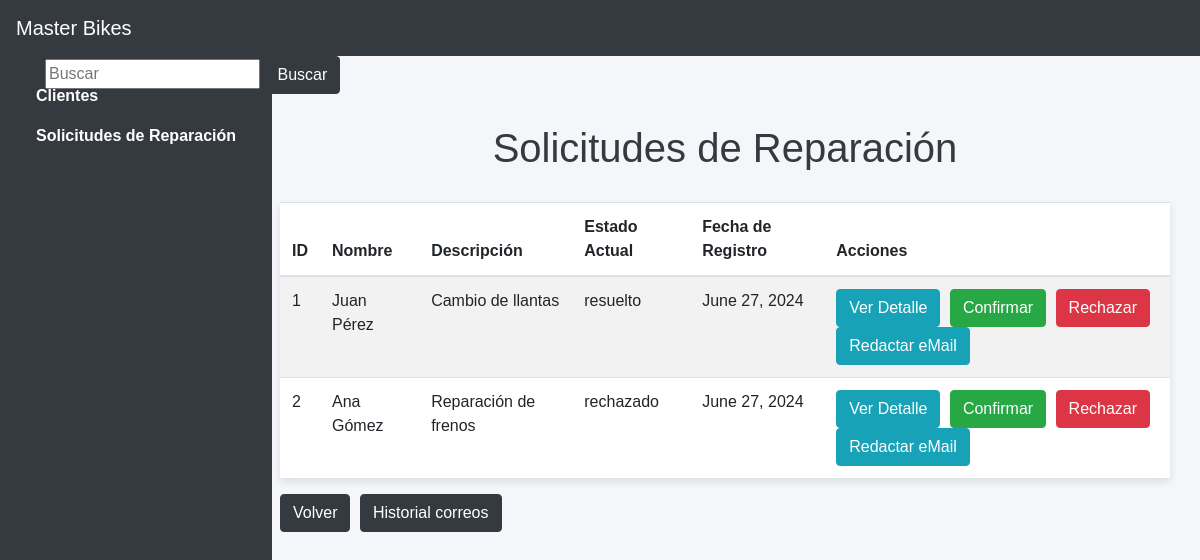
/solicitudes/, run on the app's committed database.
### mainapp/models.py (models this page shows, shortened)
class Solicitud(models.Model):
    ESTADO_CHOICES = [
        ('pendiente', 'Pendiente'),
        ('resuelto', 'Resuelto'),
        ('rechazado', 'Rechazado'),
    ]
    cliente = models.ForeignKey(Cliente, on_delete=models.CASCADE)
    descripcion = models.TextField()
    estado_actual = models.CharField(max_length=10, choices=ESTADO_CHOICES)
    fecha_registro = models.DateField(auto_now_add=True)

class Cliente(models.Model):
    nombre = models.CharField(max_length=100)
    telefono = models.CharField(max_length=20)
    email = models.EmailField()

### mainapp/views.py (the view)
# urls.py: path('solicitudes/', views.solicitudes, name='solicitudes'),
def solicitudes(request):
    solicitudes = Solicitud.objects.all()
    busqueda = request.GET.get('q')
    if busqueda:
        solicitudes = Solicitud.objects.filter(
            Q(cliente__nombre__icontains=busqueda) |
            Q(descripcion__icontains=busqueda)
        )
    return render(request, 'solicitudes.html', {'solicitudes': solicitudes})

### mainapp/templates/solicitudes.html (shortened to what this page needs)
<!DOCTYPE html>
<html>
<head>
    <link href="https://stackpath.bootstrapcdn.com/bootstrap/4.5.2/css/bootstrap.min.css" rel="stylesheet">
</head>
<body>
    <nav class="navbar navbar-expand-lg">
        <a class="navbar-brand" href="#">Master Bikes</a>
    </nav>
    <div class="sidebar">
        <nav class="nav flex-column">
            <a class="nav-link" href="{% url 'clientes' %}">Clientes</a>
            <a class="nav-link" href="{% url 'solicitudes' %}">Solicitudes de Reparación</a>
        </nav>
    </div>
    <div class="container">
        <div class="row">
            <div class="col-md-12 search">
                <form method="get">
                    <div id="busqueda">
                        <input type="text" name="q" placeholder="Buscar" value="{{ busqueda }}">
                        <button type="submit" class="btn btn-primary">Buscar</button>
                    </div>
                </form>
            </div>
        </div>
    </div>
    <div class="content">
        <h1>Solicitudes de Reparación</h1>
        <table class="table table-striped">
            <thead>
                <tr>
                    <th>ID</th>
                    <th>Nombre</th>
                    <th>Descripción</th>
                    <th>Estado Actual</th>
                    <th>Fecha de Registro</th>
                    <th>Acciones</th>
                </tr>
            </thead>
            <tbody>
                {% for solicitud in solicitudes %}
                <tr>
                    <td>{{ solicitud.id }}</td>
                    <td>{{ solicitud.cliente.nombre }}</td>
                    <td>{{ solicitud.descripcion }}</td>
                    <td>{{ solicitud.estado_actual }}</td>
                    <td>{{ solicitud.fecha_registro }}</td>
                    <td>
                        <a class="btn btn-info" href="{% url 'detalle_solicitud' solicitud.id %}">Ver Detalle</a>
                        <a class="btn btn-success" href="{% url 'confirmar_solicitud' solicitud.id %}">Confirmar</a>
                        <a class="btn btn-danger" href="{% url 'rechazar_solicitud' solicitud.id %}">Rechazar</a>
                        <a href="{% url 'enviar_correo' %}" class="btn btn-info">Redactar eMail</a>
                    </td>
                </tr>
                {% endfor %}
            </tbody>
        </table>
        <a class="btn btn-primary" href="{% url 'index' %}">Volver</a>
        <a class="btn btn-primary" href="{% url 'listar_registros_correo' %}">Historial correos</a>
    </div>
</body>
</html>

### mainapp/templates/solicitudes.html (style rules this page uses)
body { background-color: #f4f6f9; font-family: 'Arial', sans-serif; }
.navbar { background-color: #343a40; }
.navbar-brand, .nav-link { color: #ffffff !important; }
.sidebar { height: 100vh; background-color: #343a40; padding: 20px; position: fixed; }
.sidebar .nav-link { color: #ffffff !important; font-weight: bold; }
.content { margin-left: 250px; padding: 30px; }
h1 { color: #343a40; text-align: center; margin-bottom: 30px; }
.table { background-color: #ffffff; box-shadow: 0 4px 8px rgba(0, 0, 0, 0.1); }
.btn-primary, .btn-info, .btn-success, .btn-danger { margin-right: 5px; }
.btn-primary { background-color: #343a40; border-color: #343a40; }

### data on the page
Solicitud: id "1", cliente.nombre "Juan Pérez", descripcion "Cambio de llantas", estado_actual "resuelto", fecha_registro "June 27, 2024"
Solicitud: id "2", cliente.nombre "Ana Gómez", descripcion "Reparación de frenos", estado_actual "rechazado", fecha_registro "June 27, 2024"
